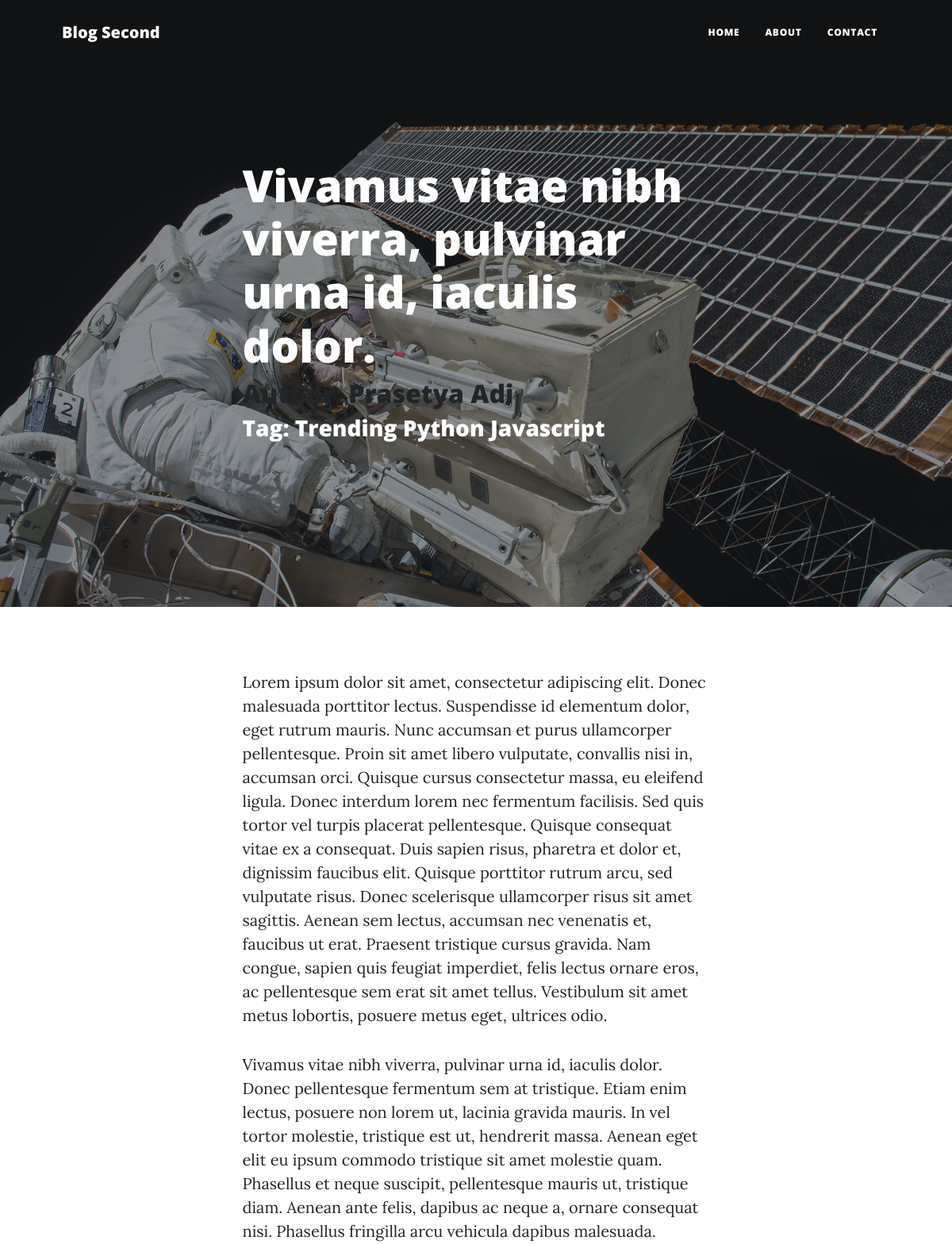
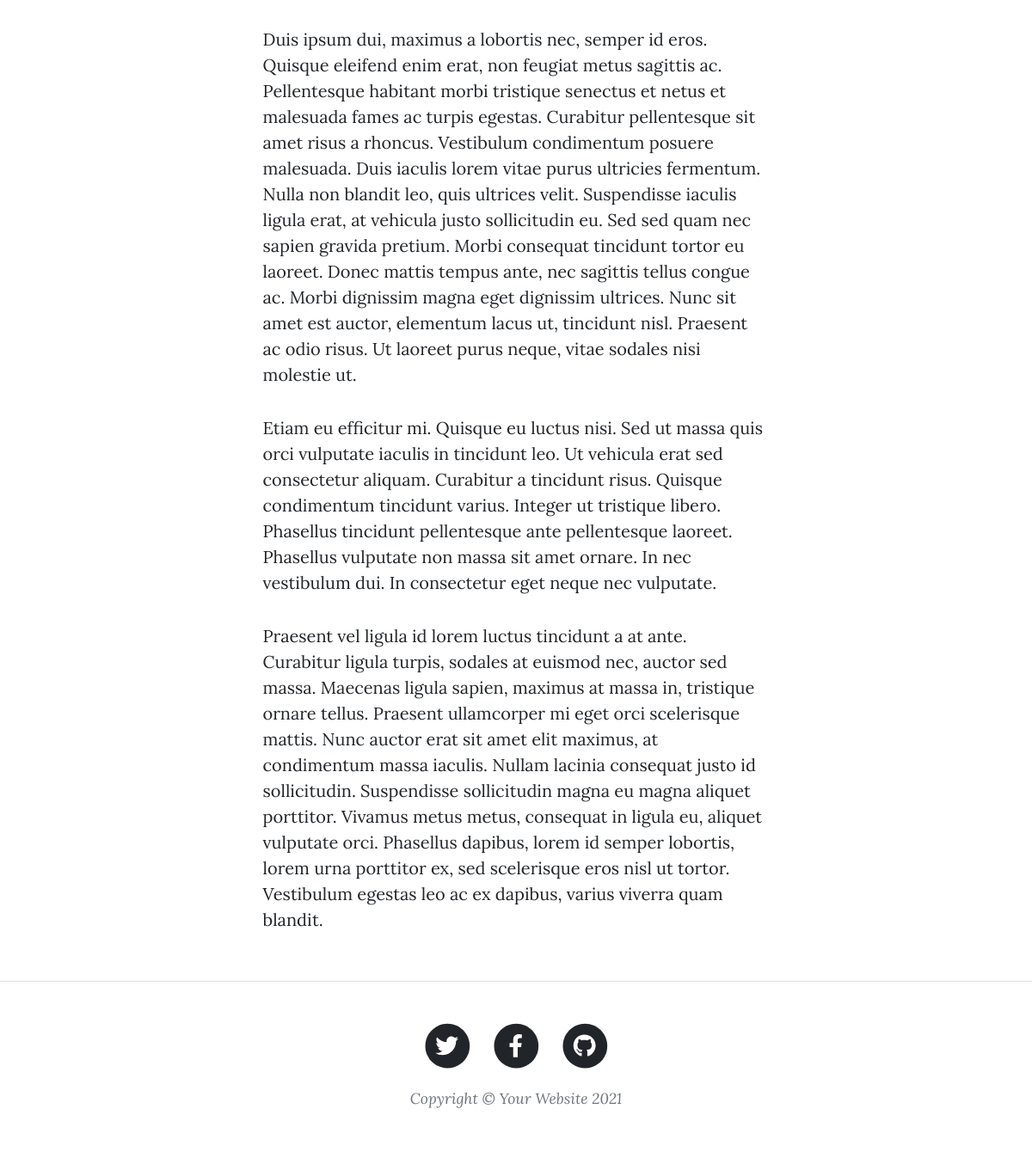
The app's page /secondblog/vivamus-vitae-nibh-viverra-pulvinar-urna-id-iaculi with its own data (2 pictures, top to bottom).
### secondblog/models.py (models this page shows, shortened)
class Post(models.Model):
    title = models.CharField(max_length=100)
    excerpt = models.CharField(max_length=500)
    date = models.DateField(auto_now=True)
    slug = models.SlugField(default="", blank=True,
                            null=False, db_index=True, unique=True)
    content = models.TextField(max_length=100000)
    author = models.ForeignKey(Author, on_delete=models.CASCADE)
    tag = models.ManyToManyField(Tag)

class Author(models.Model):
    first_name = models.CharField(max_length=100)
    last_name = models.CharField(max_length=100)
    email = models.EmailField()
    def fullname(self):
        return f'{self.first_name} {self.last_name}'
    def __str__(self):
        return self.fullname()

class Tag(models.Model):
    caption = models.CharField(max_length=100)
    def __str__(self):
        return self.caption

### secondblog/views.py (the view)
# urls.py: path("<slug:slug>", views.post, name='SecondBlogPost'),
def post(request, slug):
    content = get_object_or_404(Post, slug=slug)
    contex = {
        'isiblog': content,
        'post_tag': content.tag.all()
    }
    return render(request, 'secondblog/post.html', contex)

### secondblog/templates/secondblog/post.html
{% include 'snipets2/Navbar.html'  %}
{% load static %}
<header class="masthead" style="background-image: url({% static 'assets/img/post-bg.jpg' %})">
    <div class="container position-relative px-4 px-lg-5">
        <div class="row gx-4 gx-lg-5 justify-content-center">
            <div class="col-md-10 col-lg-8 col-xl-7">
                <div class="post-heading">
                    <h1>{{isiblog.title}}</h1>
                    <a href="{% url 'SecondBlogPostAuthor' isiblog.author.first_name %}">
                        <h2>Author: {{ isiblog.author }} </h2>
                    </a>
                    <h3>Tag:
                        {% for tag in post_tag %}
                        {{ tag }}
                        {% endfor %}
                    </h3>
                </div>
            </div>
        </div>
    </div>
</header>
<article class="mb-4">
    <div class="container px-4 px-lg-5">
        <div class="row gx-4 gx-lg-5 justify-content-center">
            <div class="col-md-10 col-lg-8 col-xl-7">
                <p class="text-justify"> {{ isiblog.content|linebreaks }} </p>
            </div>
        </div>
    </div>
</article>
{% include 'snipets2/Footer.html' %}

### records on screen
Post: title "Vivamus vitae nibh viverra, pulvinar urna id, iaculis dolor.", author "Prasetya Adi", content "Lorem ipsum dolor sit amet, consectetur adipiscing elit. Donec malesuada porttitor lectus. Suspendisse id elementum dolor, eget rutrum mauris. Nunc accumsan et purus ullamcorper pellentesque. Proin sit amet libero vulputate, convallis nisi in, accumsan orci. Quisque cursus consectetur massa, eu eleifend ligula. Donec interdum lorem nec fermentum facilisis. Sed quis tortor vel turpis placerat pellentesque. Quisque consequat vitae ex a consequat. Duis sapien risus, pharetra et dolor et, dignissim faucibus elit. Quisque porttitor rutrum arcu, sed vulputate risus. Donec scelerisque ullamcorper risus sit amet sagittis. Aenean sem lectus, accumsan nec venenatis et, faucibus ut erat. Praesent…"
Tag: caption "Trending"
Tag: caption "Python"
Tag: caption "Javascript"
